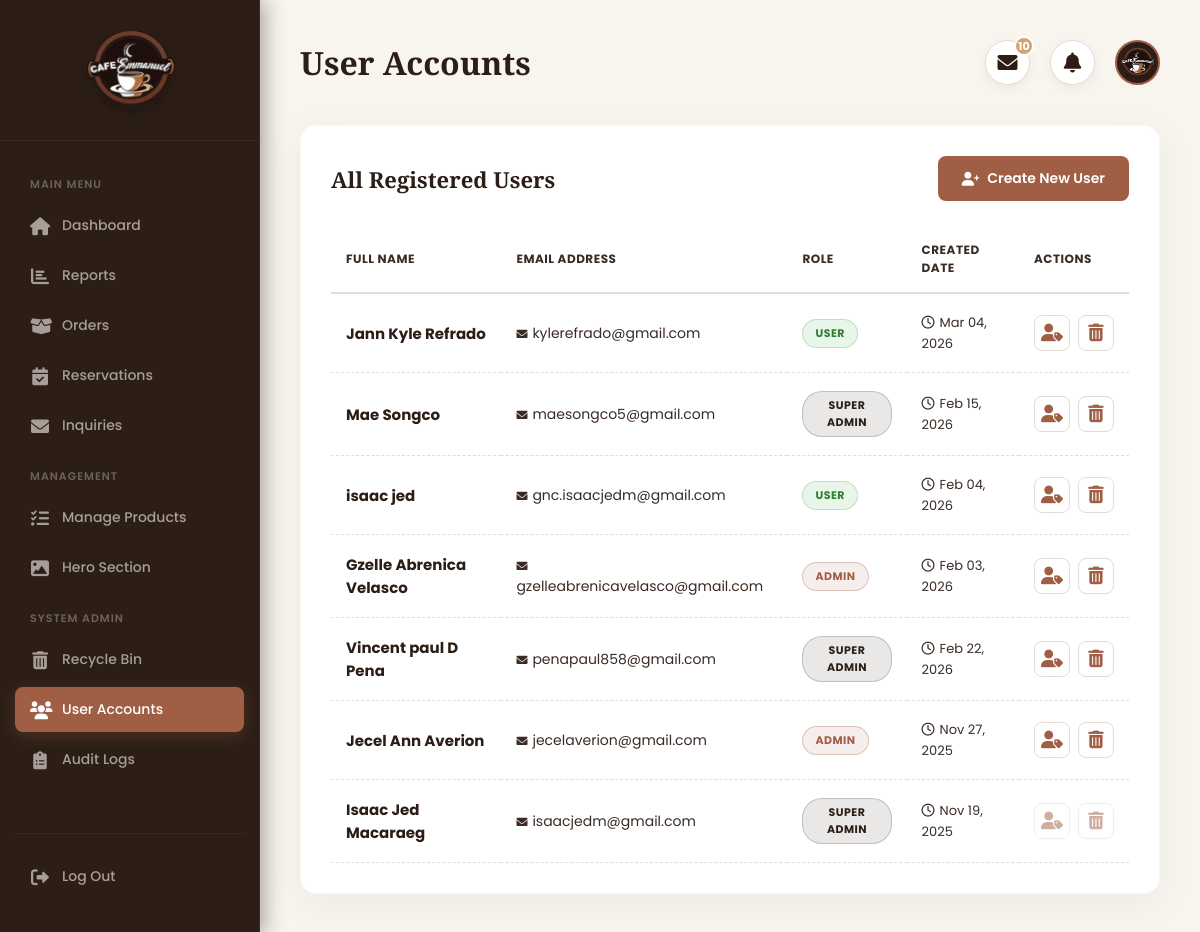
Page /user_accounts.php (signed in) on the committed database.
### tables this page shows
CREATE TABLE `users` (
  `id` int(10) UNSIGNED NOT NULL,
  `username` varchar(50) NOT NULL,
  `password` varchar(255) NOT NULL,
  `fullname` varchar(100) DEFAULT NULL,
  `email` varchar(100) NOT NULL,
  `contact` varchar(20) DEFAULT NULL,
  `gender` varchar(20) DEFAULT NULL,
  `is_verified` tinyint(1) DEFAULT 0,
  `role` enum('user','admin','super_admin') NOT NULL DEFAULT 'user',
  `profile_picture` varchar(255) DEFAULT NULL,
  `created_at` timestamp NOT NULL DEFAULT current_timestamp()
);

### user_accounts.php (the view, shortened to what this page needs)
<?php
include 'db_connect.php';
$inquiry_count_result = $conn->query("SELECT COUNT(*) as count FROM inquiries WHERE status = 'new'");
$unread_inquiries = $inquiry_count_result ? $inquiry_count_result->fetch_assoc()['count'] : 0;
$sql = "SELECT id, fullname, email, role, created_at FROM users ORDER BY id DESC";
$result = $conn->query($sql);
?>
<!DOCTYPE html>
<html lang="en">
<head>
    <link rel="stylesheet" href="https://cdnjs.cloudflare.com/ajax/libs/font-awesome/6.4.0/css/all.min.css" />
</head>
<body>
    <?php include 'admin_sidebar.php'; ?>
    <main class="main-content">
        <header class="main-header">
            <h1>User Accounts</h1>
            <div class="header-icons">
                <div class="icon-container" id="messageIcon">
                    <i class="fas fa-envelope"></i>
                    <?php if($unread_inquiries > 0): ?>
                        <span class="header-badge"><?php echo $unread_inquiries; ?></span>
                    <?php endif; ?>
                </div>
                <div class="icon-container" id="notificationBell">
                    <i class="fas fa-bell"></i>
                </div>
                <div class="icon-container" id="profileIcon" style="border:none; box-shadow:none; background:transparent;">
                    <img src="Logo_Brand.png" alt="Admin" style="background:var(--secondary);">
                </div>
            </div>
        </header>
        <div class="card">
            <div class="card-header">
                <h2>All Registered Users</h2>
                <a href="create_admin_account.php" class="btn-add"><i class="fas fa-user-plus"></i> Create New User</a>
            </div>
            <div style="overflow-x: auto;">
                <table class="user-table">
                    <thead>
                        <tr>
                            <th>Full Name</th>
                            <th>Email Address</th>
                            <th>Role</th>
                            <th>Created Date</th>
                            <th>Actions</th>
                        </tr>
                    </thead>
                    <tbody>
                        <?php if ($result && $result->num_rows > 0): ?>
                            <?php while ($row = $result->fetch_assoc()): ?>
                                <tr>
                                    <td><strong style="color: var(--secondary); font-size:15px;"><?php echo htmlspecialchars($row['fullname']); ?></strong></td>
                                    <td><span style="color: #3a2b24;"><i class="fas fa-envelope" style="font-size:11px; margin-right:5px;"></i><?php echo htmlspecialchars($row['email']); ?></span></td>
                                    <td>
                                        <span class="role-badge role-<?php echo strtolower($row['role']); ?>">
                                            <?php echo str_replace('_', ' ', $row['role']); ?>
                                        </span>
                                    </td>
                                    <td><span style="font-size: 13px; color: #3a2b24;"><i class="far fa-clock" style="margin-right:5px;"></i><?php echo date("M d, Y", strtotime($row['created_at'])); ?></span></td>
                                    <td>
                                        <div class="action-icons">
                                            <button type="button" class="btn-icon" title="Edit Role" onclick="openEditModal('<?php echo $row['id']; ?>', '<?php echo $row['role']; ?>', '<?php echo htmlspecialchars($row['fullname'], ENT_QUOTES); ?>')" <?php if($row['id'] == $_SESSION['user_id']) echo 'disabled style="opacity:0.5; cursor:not-allowed;"'; ?>>
                                                <i class="fas fa-user-tag"></i>
                                            </button>
                                            <form action="user_actions.php?action=delete&id=<?php echo $row['id']; ?>" method="POST" style="display:inline;" onsubmit="return confirm('Are you sure you want to move this user to the recycle bin?');">
                                                <button type="submit" class="btn-icon" title="Move to Recycle Bin" <?php if($row['id'] == $_SESSION['user_id']) echo 'disabled style="opacity:0.5; cursor:not-allowed;"'; ?>>
                                                    <i class="fas fa-trash-alt"></i>
                                                </button>
                                            </form>
                                        </div>
                                    </td>
                                </tr>
                            <?php endwhile; ?>
                        <?php else: ?>
                            <tr><td colspan="5" style="text-align:center; padding: 40px; color: #3a2b24;">No user accounts found.</td></tr>
                        <?php endif; ?>
                    </tbody>
                </table>
            </div>
        </div>
    </main>
</body>
</html>

### user_accounts.php (style rules this page uses)
:root { --primary: #A05E44; --primary-hover: #804832; --secondary: #2C1E16; --accent: #D4A373; --bg-main: #F8F4EE; --bg-card: #FFFFFF; --text-dark: #3A2B24; --text-muted: #756358; --border-color: #E6DCD3; --font-heading: 'Playfair Display', serif; --font-body: 'Poppins', sans-serif; --shadow-soft: 0 10px 40px rgba(44, 30, 22, 0.05); --shadow-hover: 0 15px 35px rgba(160, 94, 68, 0.1); }
* { box-sizing: border-box; margin: 0; padding: 0; }
body { font-family: var(--font-body); background-color: var(--bg-main); color: var(--text-dark); display: flex; height: 100vh; overflow: hidden; }
.main-content { flex-grow: 1; margin-left: 260px; width: calc(100% - 260px); height: 100vh; overflow-y: auto; padding: 40px; }
.main-header { display: flex; justify-content: space-between; align-items: center; margin-bottom: 40px; position: relative; z-index: 1000; }
.main-header h1 { font-family: var(--font-heading); font-size: 32px; font-weight: 700; color: var(--secondary); }
.header-icons { display: flex; align-items: center; gap: 20px; }
.icon-container { position: relative; cursor: pointer; color: #3a2b24; width: 45px; height: 45px; background: var(--bg-card); border-radius: 50%; display: flex; align-items: center; justify-content: center; border: 1px solid var(--border-color); transition: all 0.3s cubic-bezier(0.4, 0, 0.2, 1); box-shadow: 0 4px 10px rgba(44, 30, 22, 0.05); }
.icon-container i { font-size: 1.25rem; color: var(--secondary); transition: all 0.3s ease; }
.header-badge { position: absolute; top: -5px; right: -5px; background-color: var(--accent); color: white; border-radius: 50%; width: 20px; height: 20px; font-size: 11px; display: flex; align-items: center; justify-content: center; font-weight: bold; border: 2px solid var(--bg-card); }
.header-icons img { width: 45px; height: 45px; border-radius: 50%; object-fit: cover; border: 2px solid var(--primary); padding: 2px; background: #fff; }
.card { background: var(--bg-card); padding: 30px; border-radius: 16px; box-shadow: var(--shadow-soft); border: 1px solid rgba(160, 94, 68, 0.05); position: relative; z-index: 1; }
.card-header { display: flex; justify-content: space-between; align-items: center; margin-bottom: 25px; }
.card-header h2 { font-family: var(--font-heading); font-size: 22px; font-weight: 700; color: var(--secondary); }
.btn-add { background: var(--primary); color: white; padding: 12px 24px; border-radius: 8px; text-decoration: none; font-size: 14px; font-weight: 600; transition: all 0.3s; display: inline-flex; align-items: center; gap: 8px; }
.user-table { width: 100%; border-collapse: collapse; }
.user-table th { text-align: left; padding: 15px; font-size: 12px; text-transform: uppercase; color: #3a2b24; border-bottom: 2px solid var(--border-color); letter-spacing: 0.5px; }
.user-table td { padding: 18px 15px; border-bottom: 1px dashed var(--border-color); font-size: 14px; vertical-align: middle; color: var(--text-dark); }
.role-badge { padding: 5px 12px; border-radius: 20px; font-size: 11px; font-weight: 700; text-transform: uppercase; letter-spacing: 0.5px; display: inline-block; text-align: center; }
.role-super_admin { background: rgba(44, 30, 22, 0.1); color: var(--secondary); border: 1px solid rgba(44, 30, 22, 0.2); }
.role-admin { background: rgba(160, 94, 68, 0.1); color: var(--primary); border: 1px solid rgba(160, 94, 68, 0.3); }
.role-user { background: #e8f5e9; color: #2e7d32; border: 1px solid rgba(46,125,50,0.2); }
.action-icons { display: flex; gap: 8px; }
.btn-icon { width: 36px; height: 36px; border-radius: 8px; display: inline-flex; align-items: center; justify-content: center; border: 1px solid var(--border-color); background: var(--bg-card); cursor: pointer; transition: all 0.3s; text-decoration: none; outline: none; padding: 0; }
.btn-icon i { color: var(--primary); font-size: 1.1rem; transition: all 0.3s ease; }

### admin_sidebar.php (style rules this page uses)
:root { --primary: #A05E44; --secondary: #2C1E16; --accent: #D4A373; --sidebar-bg: #2C1E16; --text-light: #F8F4EE; --text-muted: rgba(248, 244, 238, 0.6); --nav-hover-bg: rgba(160, 94, 68, 0.15); --transition: all 0.3s ease; }

### rows in the picture
users: fullname "Jann Kyle Refrado", email "kylerefrado@gmail.com", role "USER", created_at "Mar 04, 2026"
users: fullname "Mae Songco", email "maesongco5@gmail.com", role "SUPER ADMIN", created_at "Feb 15, 2026"
users: fullname "isaac jed", email "gnc.isaacjedm@gmail.com", role "USER", created_at "Feb 04, 2026"
users: fullname "Gzelle Abrenica Velasco", email "gzelleabrenicavelasco@gmail.com", role "ADMIN", created_at "Feb 03, 2026"
users: fullname "Vincent paul D Pena", email "penapaul858@gmail.com", role "SUPER ADMIN", created_at "Feb 22, 2026"
users: fullname "Jecel Ann Averion", email "jecelaverion@gmail.com", role "ADMIN", created_at "Nov 27, 2025"
users: fullname "Isaac Jed Macaraeg", email "isaacjedm@gmail.com", role "SUPER ADMIN", created_at "Nov 19, 2025"

### other values in the picture
$unread_inquiries "10"
